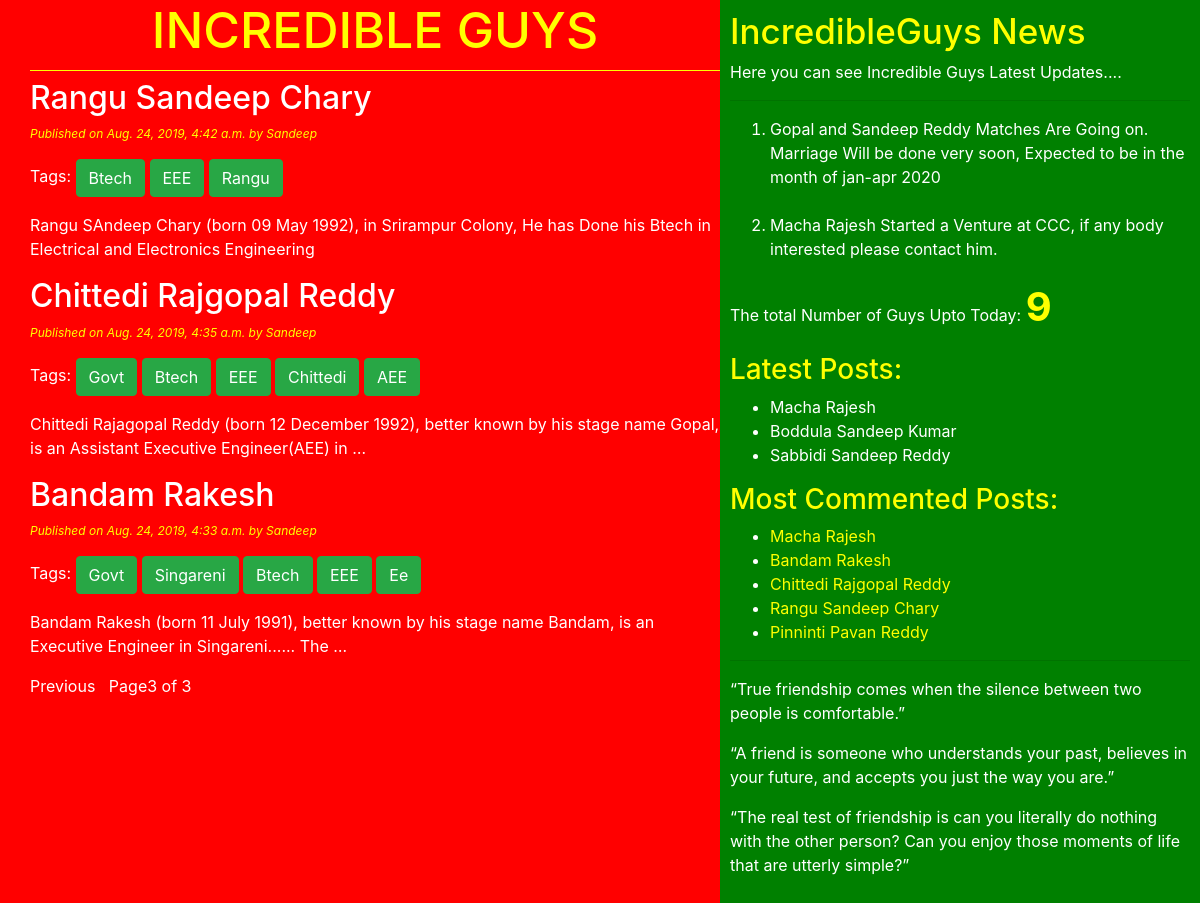
/?page=3, run on the app's committed database.
### blog/models.py (models this page shows, shortened)
class Post(models.Model):
    STATUS_CHOICES = (('draft','Draft'),('published','published'))
    title = models.CharField(max_length=256)
    slug = models.SlugField(max_length=264,unique_for_date='publish')
    author = models.ForeignKey(User,on_delete=models.CASCADE,related_name='blog_posts')
    body = models.TextField()
    publish = models.DateTimeField(default=timezone.now)
    created = models.DateTimeField(auto_now_add=True)
    update = models.DateTimeField(auto_now=True)
    status = models.CharField(max_length=10,choices=STATUS_CHOICES,default='draft')
    objects = CustomManager()
    tags = TaggableManager()
    class Meta:
        ordering = ('-publish',)
    def get_absolute_url(self):
        return reverse('post_detail', args=[self.publish.year, self.publish.strftime('%m'), self.publish.strftime('%d'), self.slug])

### blog/views.py (the view)
# urls.py: url(r'^$', views.post_list_view),
def post_list_view(request, tag_slug=None):
    post_list = Post.objects.all()
    tag = None
    if tag_slug:
        tag = get_object_or_404(Tag, slug=tag_slug)
        post_list = post_list.filter(tags__in=[tag])
    paginator = Paginator(post_list, 3)
    page_number = request.GET.get('page')
    try:
        post_list = paginator.page(page_number)
    except PageNotAnInteger:
        post_list = paginator.page(1)
    except EmptyPage:
        post_list = paginator.page(paginator.num_pages)
    return render(request, 'blog/post_list.html', {'post_list': post_list, 'tag': tag})

### blog/models.py (called while the page is built)
    def get_queryset(self):
        return super().get_queryset().filter(status='published')

### blog/templatetags/blog_tags.py (called while the page is built)
@register.simple_tag
def total_posts():
    return Post.objects.count()

@register.inclusion_tag('blog/latest_post123.html')
def show_latest_posts():
    latest_posts = Post.objects.order_by('-publish')[ :3]
    return{'latest_posts': latest_posts}

@register.simple_tag
def get_most_commented_posts(count=5):
    return Post.objects.annotate(total_comments=Count('comments')).order_by('-total_comments')[:count]

### templates/blog/post_list.html (shortened to what this page needs)
<!DOCTYPE html>
{% extends 'blog/base.html' %}
     {% block content %}
           <h1>INCREDIBLE GUYS</h1>
           {%for post in post_list %}
                <a href="{{post.get_absolute_url}}" class="blue"><h2>{{post.title}}</h2></a>
                <p id="date">Published on {{post.publish}} by {{post.author|title}}</p>
                <p>Tags:
                    {% for tag in post.tags.all %}
                    <a href="{% url 'post_list_by_tag_name' tag.slug %}" class="btn btn-success">{{tag.name}}</a>
                    {% endfor %}
                </p>
                {{post.body|truncatewords:20|linebreaks}}
           {%endfor%}
           {% include 'blog/pagination.html' with page=post_list %}
     {%endblock%}

### templates/blog/base.html (shortened to what this page needs)
<!DOCTYPE html>
{% load staticfiles %}
{% load blog_tags %}
<html lang="en">
<head>
    <link rel="stylesheet" href="https://stackpath.bootstrapcdn.com/bootstrap/4.2.1/css/bootstrap.min.css">
     <link rel="stylesheet" href="{%static 'css/blog1.css' %}">
</head>
<body>
<div class="content">
    {%block content%}   {%endblock%}
</div>
<div class="sidebar">
     <h4>IncredibleGuys News</h4>
    <p>Here you can see Incredible Guys Latest Updates....</p>
    <hr>
    <ol>
        <li>Gopal and Sandeep Reddy Matches Are Going on. Marriage Will be done very soon, Expected to be in the month of jan-apr 2020 </li><br>
        <li>Macha Rajesh Started a Venture at CCC, if any body interested please contact him.</li>
    </ol>
    <p>The total Number of Guys Upto Today: <span id="pcount">{% total_posts %}</span></p>
    <h3>Latest Posts: </h3> {% show_latest_posts %}
    <h3>Most Commented Posts: </h3>
    {% get_most_commented_posts as most_commented_posts %}
    <ul>
        {% for post in most_commented_posts %}
        <li><a href="{{post.get_absolute_url}}" class="red" >{{post.title}}</a></li>
        {% endfor %}
    </ul>
    <hr>
    <p>“True friendship comes when the silence between two people is comfortable.”</p>
    <p>“A friend is someone who understands your past, believes in your future, and accepts you just the way you are.”</p>
    <p>“The real test of friendship is can you literally do nothing with the other person? Can you enjoy those moments of life that are utterly simple?”</p>
</div>
</body>
</html>

### templates/blog/latest_post123.html
<ul>
    {% for post in latest_posts %}
    <li> <a href="{{post.get_absolute_url}}">{{post.title}}</a> </li>
    {% endfor %}
</ul>

### static/css/blog1.css (style rules this page uses)
.content { width: 60%; float: left; padding: 0 0 0 30px; background: red; height: 100%; }
.sidebar { width: 40%; float: right; padding: 10px; background: green; height: 100%; color: white; }
h1 { text-align: center; border-bottom: 1px solid yellow; padding-bottom: 10px; }
body { color: white; background: red; }
#date { color: yellow; font-size: 12px; font-style: italic; }
a { color : white; text-decoration : none; }
.red { color : yellow; text-decoration: none; }
#pcount { font-size: 40px; color: yellow; font-weight: bold; }
h1 { color: yellow; font-size:50px; }
h3 { color: yellow; }
h4 { color: yellow; font-size:35px; }

### data on the page
Post: title "Rangu Sandeep Chary", publish "Aug. 24, 2019, 4:42 a.m.", author "Sandeep", body "Rangu SAndeep Chary (born 09 May 1992), in Srirampur Colony, He has Done his Btech in Electrical and Electronics Engineering"
Tag: name "Btech"
Tag: name "EEE"
Tag: name "Rangu"
Post: title "Chittedi Rajgopal Reddy", publish "Aug. 24, 2019, 4:35 a.m.", author "Sandeep", body "Chittedi Rajagopal Reddy (born 12 December 1992), better known by his stage name Gopal, is an Assistant Executive Engineer(AEE) in …"
Tag: name "Govt"
Tag: name "Chittedi"
Tag: name "AEE"
Post: title "Bandam Rakesh", publish "Aug. 24, 2019, 4:33 a.m.", author "Sandeep", body "Bandam Rakesh (born 11 July 1991), better known by his stage name Bandam, is an Executive Engineer in Singareni...... The …"
Tag: name "Singareni"
Tag: name "Ee"
Post: title "Macha Rajesh"
Post: title "Boddula Sandeep Kumar"
Post: title "Sabbidi Sandeep Reddy"
Post: title "Pinninti Pavan Reddy"

### other printed values
{{ page.number }} "3"
{{ page.paginator.num_pages }} "3"
